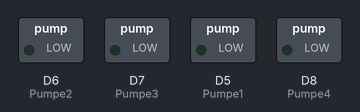
Bench run of a sketch on a simulated ESP8266 (NodeMCU). On the bench: switched loads named in the sketch (green lamp = pin HIGH).

Above: at 0.5 s.
At 5.0 s:
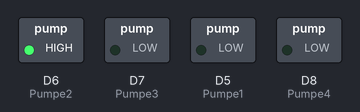
At 8.0 s:
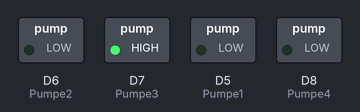
At 11.0 s:
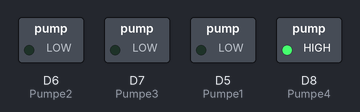
At 14.0 s:
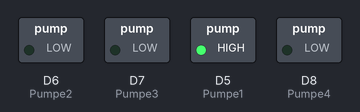
Timing chart, 0 to 15.6 s (numbered marks = the images above):
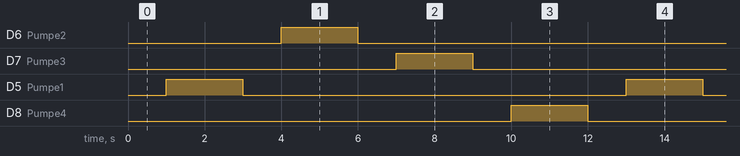

Measured:
- by itself, D6 (Pumpe2), D7 (Pumpe3), D5 (Pumpe1), D8 (Pumpe4): alternates HIGH for 2.0 s and LOW for 10.0 s
- by itself, everything shown: repeats every 12.0 s, in 8 steps

The sketch:

Pumpensteuerung.ino
```cpp
#define Pumpe1 D5
#define Pumpe2 D6
#define Pumpe3 D7
#define Pumpe4 D8

void setup() {
 pinMode(Pumpe1, OUTPUT); // Port aus Ausgang schalten
 pinMode(Pumpe2, OUTPUT);
 pinMode(Pumpe3, OUTPUT);
 pinMode(Pumpe4, OUTPUT);
 }

void loop() {
 delay(1000);
 digitalWrite(Pumpe1, HIGH);
 delay(2000);
 digitalWrite(Pumpe1, LOW);
 delay(1000);
 digitalWrite(Pumpe2, HIGH);
 delay(2000);
 digitalWrite(Pumpe2, LOW);
 delay(1000);
 digitalWrite(Pumpe3, HIGH);
 delay(2000);
 digitalWrite(Pumpe3, LOW);
 delay(1000);
 digitalWrite(Pumpe4, HIGH);
 delay(2000);
 digitalWrite(Pumpe4, LOW);
 }
```
